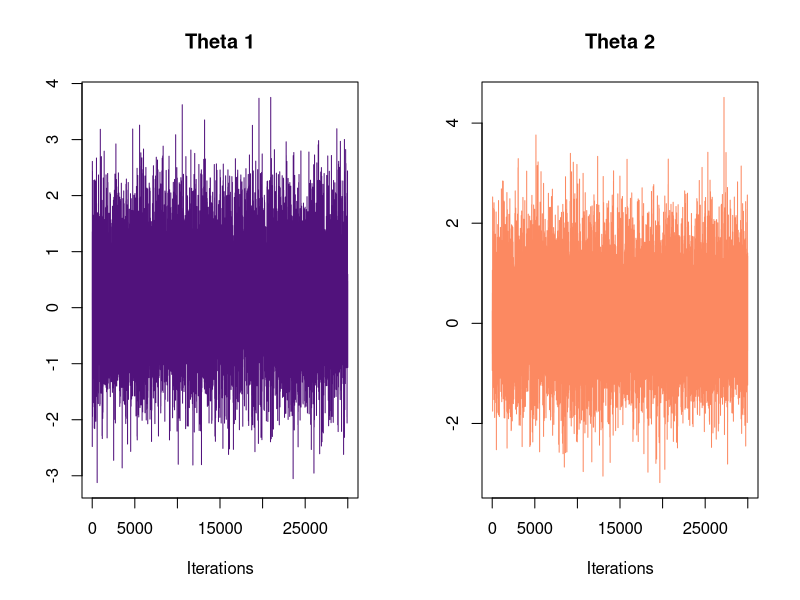
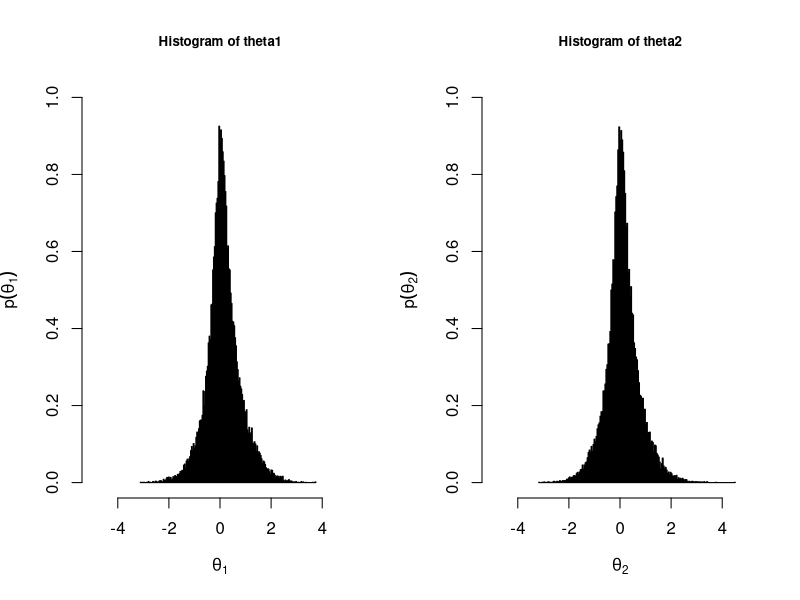
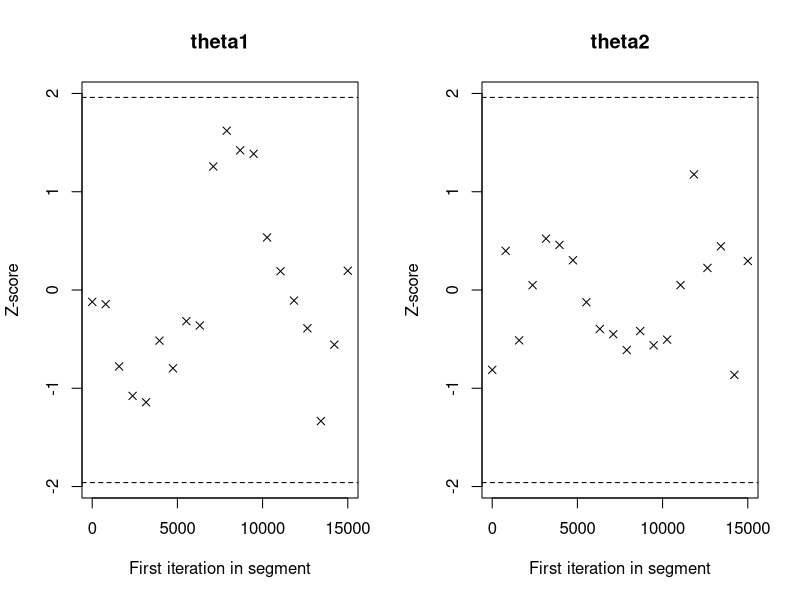

The R source for these figures, in order:

library(coda)

#####set working directory
library(here)
setwd(paste0(here(),"/bayesian-data-analysis"))
############ 2.3 Gibbs algorithm 
############ 
gibbs_sampler <- function(N = 50000, burnin = 20000, my_seed = 2025,
                          theta1_init = 0.1, theta2_init = 0.1){
  #set seed
  set.seed(my_seed)
  #sample storage
  theta1_sample <- theta2_sample  <- numeric(N)
  #initialise values
  theta1_sample[1] = theta1_init
  theta2_sample[1] = theta2_init
  
  for (i in 2:N) {
    theta1_sample[i] <- rnorm(1,
                     mean = (cos(2 * pi + 0.3) * theta2_sample[i - 1] + 0.3) /
                       ((16 * theta2_sample[i - 1]^2) + 1),
                     sd = 1 / sqrt((16 * theta2_sample[i - 1]^2) + 1))
  
    theta2_sample[i] <- rnorm(1,
                     mean = (cos(2 * pi + 0.3) * theta1_sample[i] + 0.2) /
                       ((16*theta1_sample[i]^2)+ 1),
                     sd = 1 / sqrt((16 * theta1_sample[i]^2) + 1))
}

# Return samples after burn-in
  theta1_sample = theta1_sample[(burnin + 1):N]
  theta2_sample = theta2_sample[(burnin + 1):N]
# set an out list
  outlist <- list(theta1 = theta1_sample,
                  theta2 = theta2_sample,
                  N = N,
                  burnin = burnin)
  return(outlist)
}


# Summary and assessing convergence 
MCMCsample <- gibbs_sampler()
theta1 <- MCMCsample$theta1
theta2 <- MCMCsample$theta2



####Trace Plots
png("pictures/fig01-gs-traceplot.png", width = 18, 
    height = 9, units = "cm", res = 300)
par(mfrow = c(1,2))
coda::traceplot(as.mcmc(theta1), main = "Theta 1", col = "#51127c")
coda::traceplot(as.mcmc(theta2), main = "Theta 2", col = "#fc8961")
dev.off()

#######Histograms
png("pictures/fig02-gs-histogram.png", width = 18, 
    height = 9, units = "cm", res = 300)
par(mfrow=c(1,2))
hist(theta1, breaks = seq(min(theta1), max(theta1), length.out = 200), freq = FALSE,
     xlim = c(-5,5), ylim=c(0,1), ylab=expression(p(theta[1])), xlab=expression(theta[1]), 
     col="#51127c", cex.main=0.8)

hist(theta2, breaks = seq(min(theta2), max(theta2), length.out = 200), freq = FALSE,
     xlim = c(-5,5), ylim=c(0,1), ylab=expression(p(theta[2])), xlab=expression(theta[2]),
     col="#fc8961", cex.main=0.8)
dev.off()

 #of 
summary(theta1)
HPDinterval(as.mcmc(theta1))
quantile(theta1, probs = c(0.025, 0.975))

summary(theta2)
HPDinterval(as.mcmc(theta2))
quantile(theta1, probs = c(0.025, 0.975))

## Question 5 ---------------------
#--------Geweke diagnostic
 coda::geweke.diag(as.mcmc(theta1))
 coda::geweke.diag(as.mcmc(theta2))

###-------geweke diag plot
t1 <- as.data.frame(theta1)
 t2 <- as.data.frame(theta2)
 thetadf <- cbind(t1,t2)
 
png("pictures/fig05-gs-geweke.png", width = 18, 
height = 9, units = "cm", res = 300)
coda::geweke.plot(as.mcmc((thetadf)))

dev.off()


## Question 6 -------------
mean(theta1)
quantile(theta1, probs = c(0.025, 0.975))

## Question 7 -------------
#estimate the probability P(theta1 > 0.5)
(1+sum(theta1>0.5))/(30000+1)
